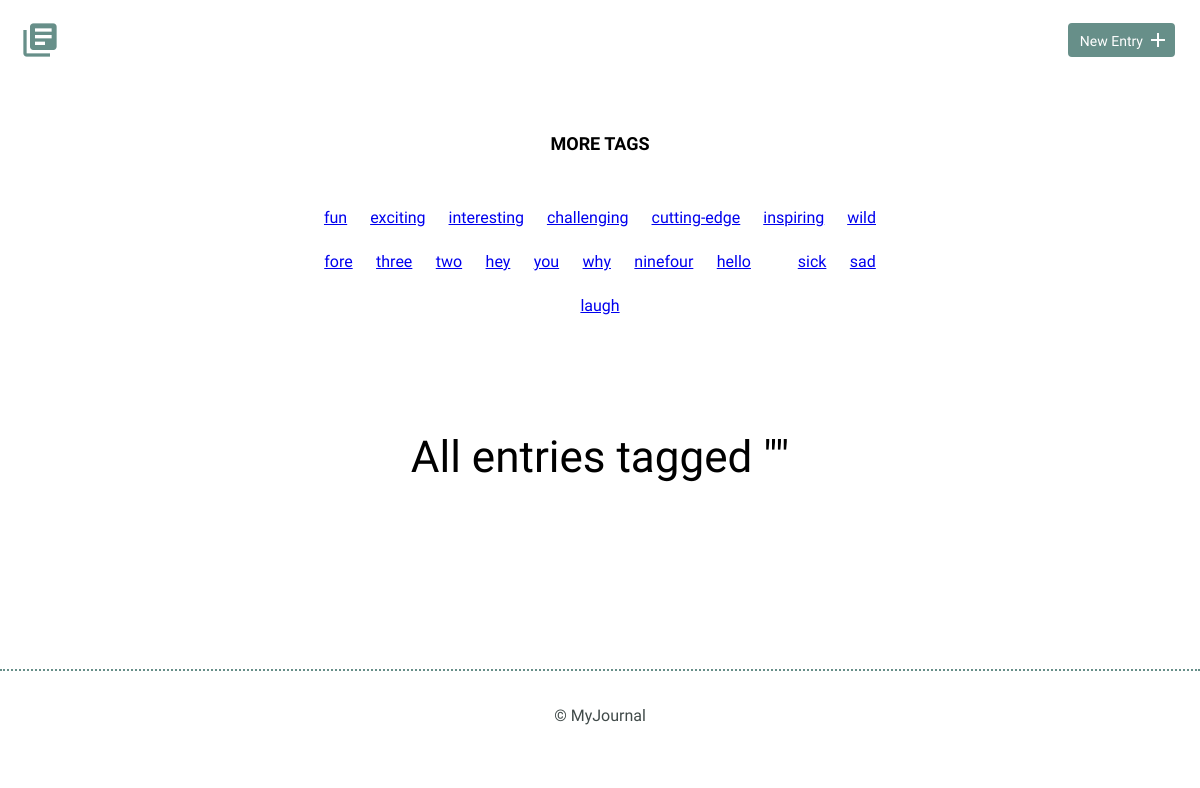
The app's page /tag.php, older data.
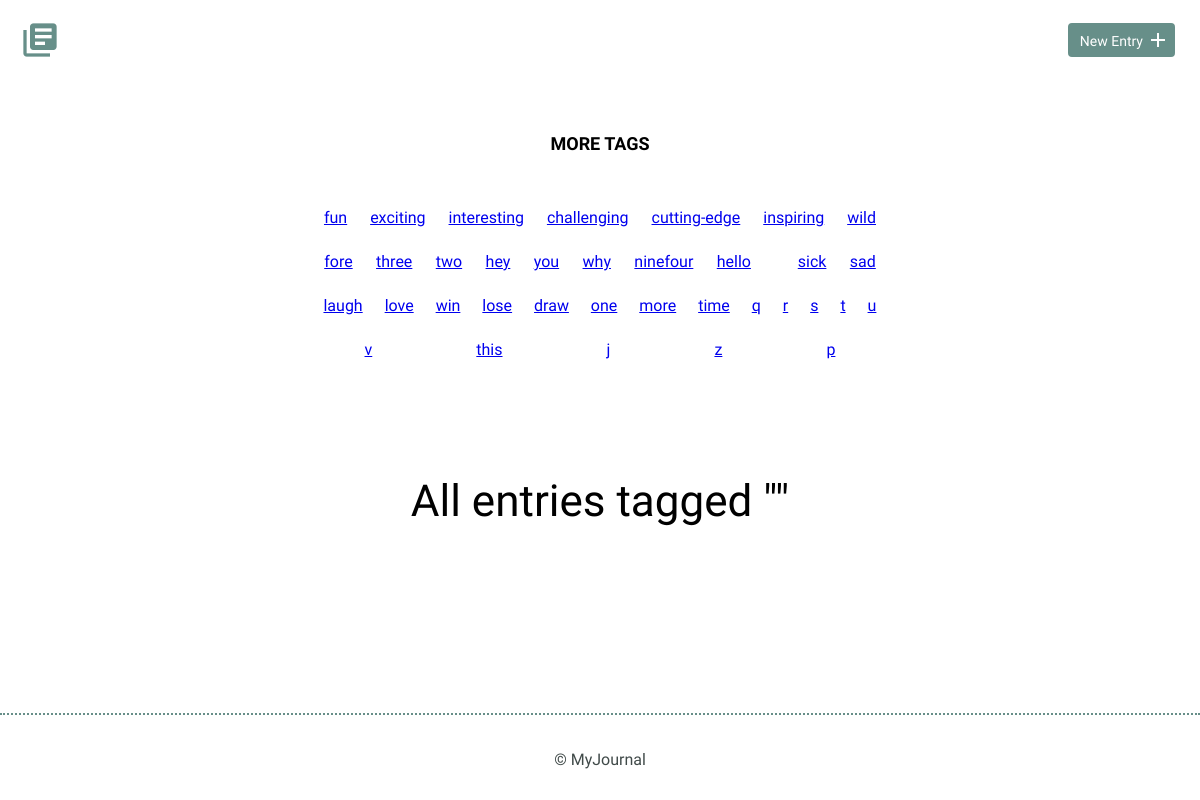
The same page, newer data.
### tables this page shows
CREATE TABLE "tags" (
	"id"	INTEGER,
	"name"	TEXT UNIQUE,
	PRIMARY KEY("id")
);

### inc/functions.php (called while the page is built, shortened)
<?php
function get_tag_list() {
  include 'connection.php';
  try {
    return $db->query('SELECT * FROM tags');
  } catch (Exception $e) {
    echo $e->getMessage();
    return array();
  }
}

### tag.php (the view, shortened to what this page needs)
<?php
require_once "inc/functions.php";
include "inc/header.php";
?>
  <div class="tags-list">
    <h3 class="tag-list-header"> more tags </h3>
      <div class="tag-links">
      <?php
        foreach (get_tag_list() as $tag) {
          echo " <a href='tag.php?id=" .$tag['id']. "'>" .$tag['name']. "</a> ";
        }
      ?>
    </div>
  </div>
  <div class="entry-list">
    <h1 class="tag-header"> All entries tagged "<?php echo $tag_name; ?>" </h1>
  </div>
<?php include "inc/footer.php"; ?>

Row changes from the older to the newer data that the page shows:
added tags: name "love"
added tags: name "win"
added tags: name "lose"
added tags: name "draw"
added tags: name "one"
added tags: name "more"
added tags: name "time"
added tags: name "q"
added tags: name "r"
added tags: name "s"
added tags: name "t"
added tags: name "u"
added tags: name "v"
added tags: name "this"
added tags: name "j"
added tags: name "z"
added tags: name "p"
